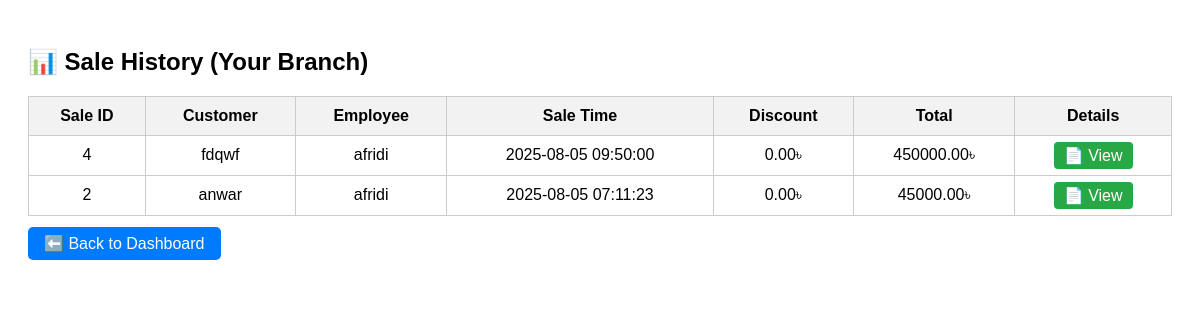
The page /sale_history.php (signed in) on the database its author committed.
### tables this page shows
CREATE TABLE `sale` (
  `sale_id` int(11) NOT NULL,
  `employee_id` int(11) DEFAULT NULL,
  `product_id` int(11) DEFAULT NULL,
  `manager_id` int(11) DEFAULT NULL,
  `branch_id` int(11) DEFAULT NULL,
  `customer_id` int(11) DEFAULT NULL,
  `sale_time` datetime DEFAULT NULL,
  `quantity` int(11) DEFAULT 1,
  `discount_applied` decimal(5,2) DEFAULT 0.00,
  `total_price` decimal(10,2) DEFAULT NULL
);

CREATE TABLE `customer` (
  `customer_id` int(11) NOT NULL,
  `name` varchar(100) DEFAULT NULL,
  `address` varchar(255) DEFAULT NULL,
  `phone` varchar(20) DEFAULT NULL
);

CREATE TABLE `employee` (
  `employee_id` int(11) NOT NULL,
  `name` varchar(100) DEFAULT NULL,
  `phone` varchar(20) DEFAULT NULL,
  `nid` varchar(20) DEFAULT NULL,
  `join_date` date DEFAULT NULL,
  `designation` varchar(100) DEFAULT NULL,
  `manager_id` int(11) DEFAULT NULL,
  `branch_id` int(11) DEFAULT NULL,
  `total_sales` int(11) DEFAULT 0
);

### sale_history.php (the view, shortened to what this page needs)
<?php
require_once("db.php");
$manager_id = $_SESSION['user_id'];
$branch_stmt = $conn->prepare("SELECT branch_id FROM manager WHERE manager_id = ?");
$branch_stmt->bind_param("i", $manager_id);
$branch_stmt->execute();
$branch_result = $branch_stmt->get_result()->fetch_assoc();
$branch_id = $branch_result['branch_id'];
$sales = $conn->query("
  SELECT s.sale_id, s.sale_time, s.total_price, s.discount_applied,
         c.name AS customer_name, e.name AS employee_name
  FROM sale s
  JOIN customer c ON s.customer_id = c.customer_id
  JOIN employee e ON s.employee_id = e.employee_id
  WHERE s.manager_id = $manager_id AND s.branch_id = $branch_id
  ORDER BY s.sale_time DESC
");
?>
<!DOCTYPE html>
<html>
<head>
</head>
<body>
<h2>📊 Sale History (Your Branch)</h2>
<table>
  <tr>
    <th>Sale ID</th>
    <th>Customer</th>
    <th>Employee</th>
    <th>Sale Time</th>
    <th>Discount</th>
    <th>Total</th>
    <th>Details</th>
  </tr>
  <?php while($row = $sales->fetch_assoc()): ?>
    <tr>
      <td><?= $row['sale_id'] ?></td>
      <td><?= htmlspecialchars($row['customer_name']) ?></td>
      <td><?= htmlspecialchars($row['employee_name']) ?></td>
      <td><?= $row['sale_time'] ?></td>
      <td><?= $row['discount_applied'] ?>৳</td>
      <td><?= $row['total_price'] ?>৳</td>
      <td><a href="view_invoice.php?sale_id=<?= $row['sale_id'] ?>" class="btn">📄 View</a></td>
    </tr>
  <?php endwhile; ?>
</table>
<br><a href="manager_dashboard.php" style="text-decoration:none; background:#007bff; color:white; padding:8px 16px; border-radius:5px;">⬅️ Back to Dashboard</a>
</body>
</html>

### sale_history.php (style rules this page uses)
body { font-family: Arial; padding: 20px; }
table { width: 100%; border-collapse: collapse; margin-top: 20px; }
th, td { border: 1px solid #ccc; padding: 10px; text-align: center; }
th { background-color: #f2f2f2; }
a.btn { padding: 5px 10px; text-decoration: none; background: #28a745; color: white; border-radius: 4px; }

### rows shown on the page
sale: sale_id "4", customer.name "fdqwf", employee.name "afridi", sale_time "2025-08-05 09:50:00", discount_applied "0.00", total_price "450000.00"
sale: sale_id "2", customer.name "anwar", employee.name "afridi", sale_time "2025-08-05 07:11:23", discount_applied "0.00", total_price "45000.00"
